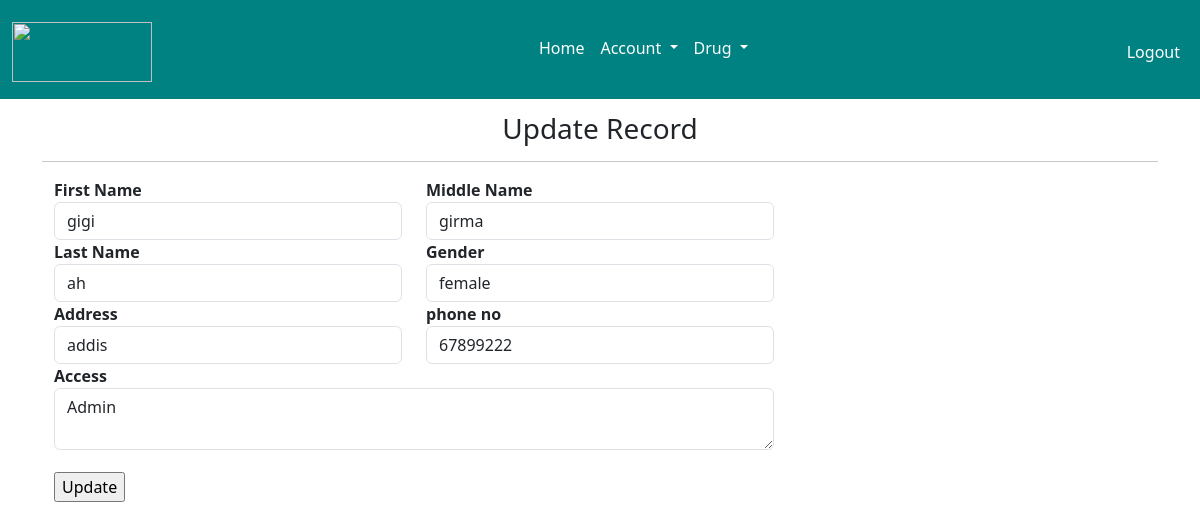
Screenshot of /Adminpage/adminupdate.php?id=73 (signed in) with the database file from the repository.
### tables this page shows
CREATE TABLE `account` (
  `user_id` int(11) NOT NULL,
  `fname` varchar(50) NOT NULL,
  `mname` varchar(50) NOT NULL,
  `lname` varchar(50) NOT NULL,
  `gender` varchar(50) NOT NULL,
  `address` varchar(50) NOT NULL,
  `phone_no` int(8) DEFAULT NULL,
  `access_type` varchar(50) NOT NULL,
  `username` varchar(50) NOT NULL,
  `password` varchar(50) NOT NULL
);

### Adminpage/adminfunction.php (called while the page is built, shortened)
<?php
include('adminheader.php');
?>
<?php
class DB_con
{
function __construct()
{
$conn = mysqli_connect("localhost","root","","new_db");
$this->dbh=$conn;
}
public function fetchonerecord($user_id)
	{
	$oneresult=mysqli_query($this->dbh,"select * from account where user_id=$user_id");
	return $oneresult;
	}
}?>

### Adminpage/adminupdate.php (the view, shortened to what this page needs)
<?php
include('adminheader.php');
?>
<?php
require_once'adminfunction.php';
?>
<!DOCTYPE html>
<html lang="en">
<head>
        <link rel="stylesheet" href="../bootstrap/css/bootstrap.min.css">
</head>
<body>
<div class="container">
<div class="row" style="margin-top:10%; text-align: center;" >
<div class="col-md-12">
<h3>Update Record</h3>
<hr />
</div>
</div>
<?php
$userid=intval($_GET['id']);
$onerecord=new DB_con();
$sql=$onerecord->fetchonerecord($userid);
while($row=mysqli_fetch_array($sql))
  {
  ?>
<section class="vh-100">
  <div class="container-fluid h-custom">
<form name="insertrecord" method="post">
<div class="row" >
<div class="col-md-4" ><b>First Name</b>
<input type="text" id="firstname" name="fname" value="<?php echo htmlentities($row['fname']);?>" class="form-control" pattern="[A-Za-z]{2,20}" >
</div>
<div class="col-md-4"><b>Middle Name</b>
<input type="text" id="middlename" name="mname" value="<?php echo htmlentities($row['mname']);?>" class="form-control" pattern="[A-Za-z]{2,20}" >
</div>
</div>
<div class="row">
<div class="col-md-4"><b>Last Name</b>
<input type="text" id="lastname" name="lname" value="<?php echo htmlentities($row['lname']);?>" class="form-control" pattern="[A-Za-z]{2,20}" >
</div>
<div class="col-md-4"><b>Gender</b>
<input type="text" name="gender" value="<?php echo htmlentities($row['gender']);?>" class="form-control" required>
</div>
</div>
<div class="row">
<div class="col-md-4"><b>Address</b>
<input type="text" id="Address" name="address" value="<?php echo htmlentities($row['address']);?>" class="form-control" pattern="[A-Za-z0-9]{2,50}"/>
</div>
<div class="col-md-4"><b>phone no</b>
<input type="text" id="phonenumber" name="phone_no" value="<?php echo htmlentities($row['phone_no']);?>" class="form-control"  pattern="[97][0-9]{8}">
</div>
</div>
<div class="row">
<div class="col-md-8"><b>Access</b>
<textarea class="form-control" name="access_type" required><?php echo htmlentities($row['access_type']);?></textarea>
</div>
</div>
<?php } ?>
<div class="row" style="margin-top:2%">
<div class="col-md-8">
<input type="submit" name="update" value="Update">
</div>
</div>
     </form>
	</div>
</div>
</body>
</html>

### style.css (style rules this page uses)
@media (min-width: 1025px) { .h-custom { height: 100vh !important; } }

### rows the page displays
account: fname "gigi", mname "girma", lname "ah", gender "female", address "addis", phone_no "67899222", access_type "Admin"
